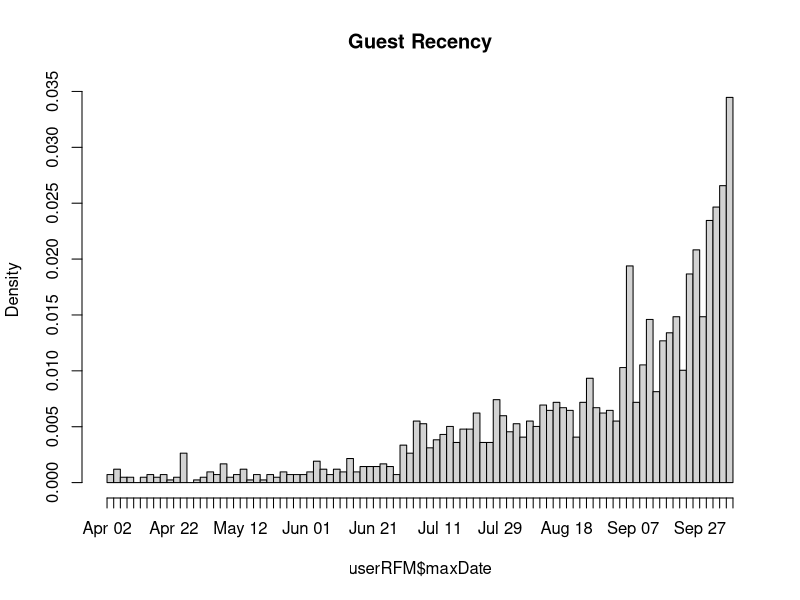
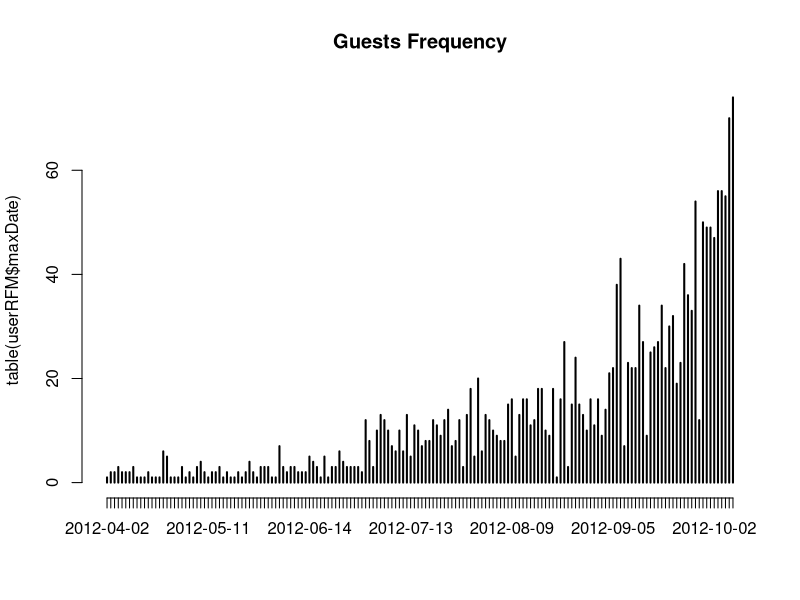
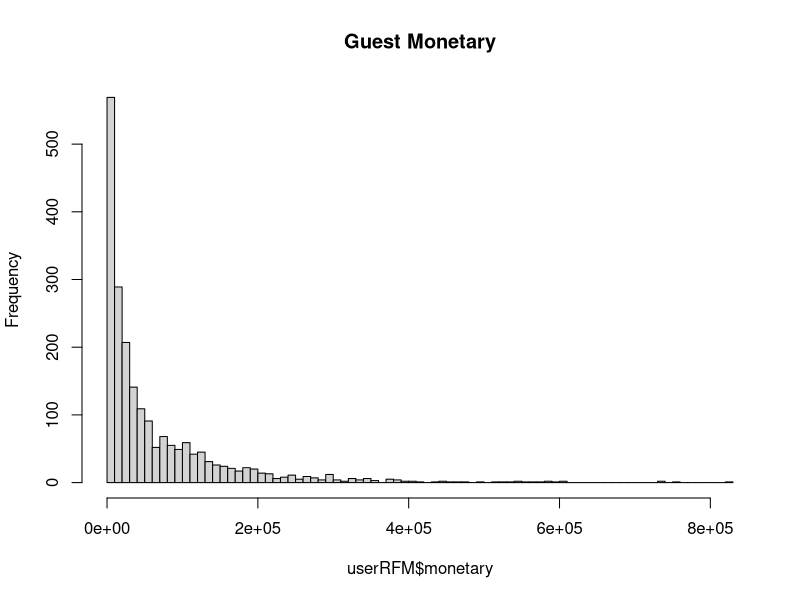
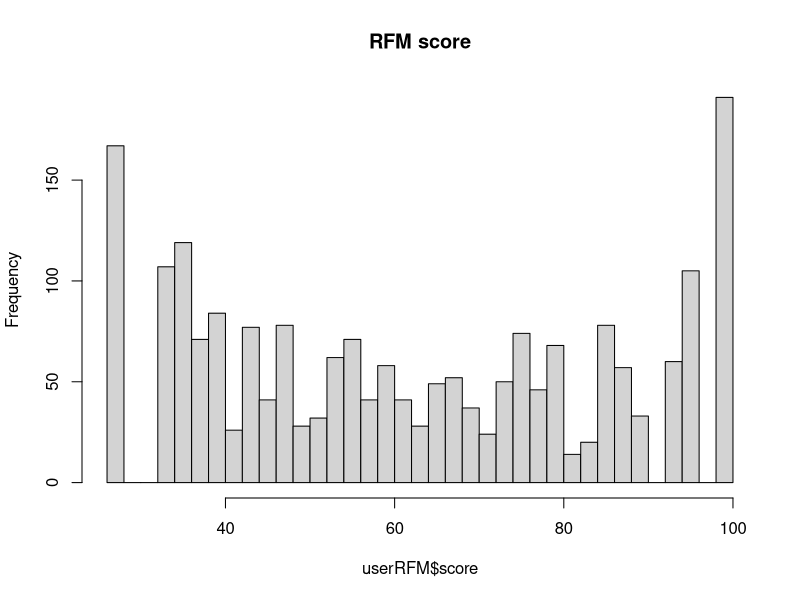
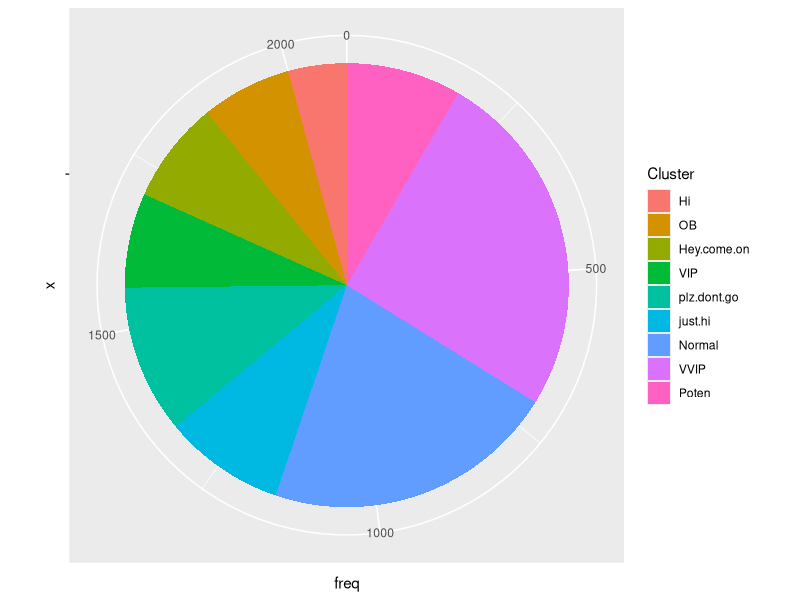
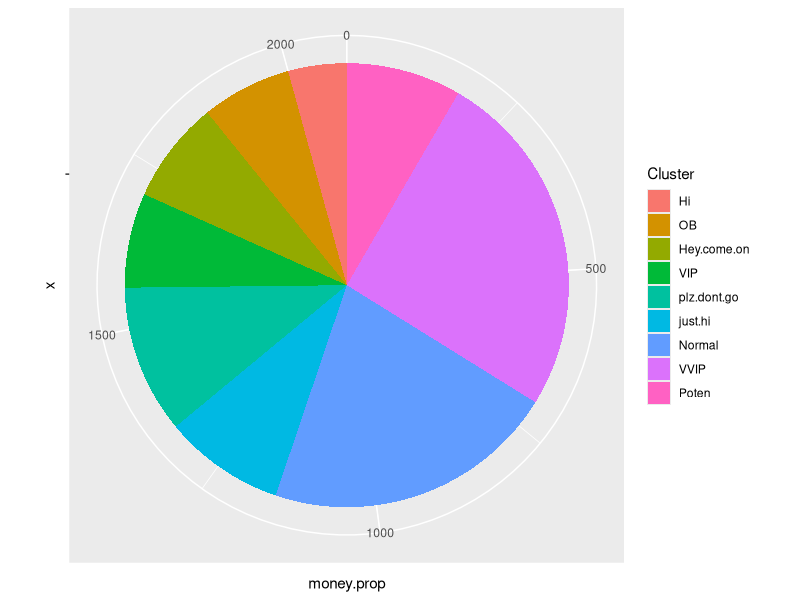

Generate these figures, in order, with R:
## ---- chunk 1
knitr::opts_chunk$set(echo = TRUE)
## ---- chunk 2
sale <- read.csv('transaction.csv', stringsAsFactors = F)
str(sale)
## ---- chunk 3
library(plyr)
library(dplyr)
sale %>% mutate(ymd_time  = paste(ymd, time)) -> sale
sale$ymd_time <- as.POSIXct(sale$ymd_time)
head(sale[, c(7, 2, 3, 4, 5, 6)])
## ---- chunk 4
sale %>% mutate(ymd_time_custid = paste(ymd, time, custid)) %>% 
  distinct(ymd_time_custid) -> df_F ## distinct 함수를 이용 중복 제거

df_F %>% mutate(ymd = substr(ymd_time_custid, 1, 10), 
                time = substr(ymd_time_custid, 12, 16), 
                custid = substr(ymd_time_custid, 18, 22)) -> df_F

NROW(df_F) ## 총 2089명의 고객별
head(df_F)
## ---- chunk 5
df_F %>% group_by(custid) %>% summarise(frequency = n()) -> userF
str(userF)
## ---- chunk 6
max(sale$ymd_time)
min(sale$ymd_time)

sale %>% group_by(custid) %>% 
  summarise(minRecency = min(ymd_time),
            recency = max(ymd_time),
            monetary = sum(amt), 
            period = as.numeric(max(ymd_time) - min(ymd_time))) -> userRFM

## period는 일수로 계산되어짐.

head(userRFM)
nrow(userRFM) ## 2089명의 고객
## ---- chunk 7
userRFM <- left_join(userRFM, userF)

head(userRFM)
## ---- chunk 8

## 고객별 최초 방문 일자
userRFM$minDate <- as.Date(userRFM$minRecency, origin="1970-01-01")

## 고객별 최근 방문 일자
userRFM$maxDate <- as.Date(userRFM$recency, origin="1970-01-01")

head(userRFM)
## ---- chunk 9
hist(userRFM$maxDate, breaks=100, main = 'Guest Recency') 
## ---- chunk 10
plot(table(userRFM$maxDate), main="Guests Frequency")
## 전체 고객중 최근 방분한 고객들이 많은 비중을 차지
## ---- chunk 11
head(table(userRFM$maxDate))
## ---- chunk 12
range(userRFM$monetary) 
## 지출 금액의 범위는 40~827854 까지 많은 차이가 있음

hist(userRFM$monetary, breaks=100, main = 'Guest Monetary') 
## 대부분은 소규모 구매, 몇몇 많은 금액을 지출하는 고객들이 있음
## ---- chunk 13
sumTotal <- sum(userRFM$monetary)
sumTotal
## ---- chunk 14
as.numeric(head(userRFM$recency))

## 1970-01-01 00:00:00을 기준으로 몇 초가 지났는지를 표시
## ---- chunk 15
quantile(as.numeric(userRFM$recency), c(0.2, 0.4, 0.6, 0.8))
## ---- chunk 16
top20_recency_monetary <- userRFM$monetary[userRFM$recency > quantile(userRFM$recency, 0.8)]
sum.top20_recency_monetary <- sum(as.numeric(top20_recency_monetary))
sumR <- sum.top20_recency_monetary
sumR
## ---- chunk 17
sumR / sumTotal 
## ---- chunk 18
head(userRFM$frequency)
quantile(as.numeric(userRFM$frequency), c(0.2, 0.4, 0.6, 0.8))
sumF <- sum(userRFM$monetary[userRFM$frequency > quantile(userRFM$frequency, 0.8)])
sumF / sumTotal
## ---- chunk 19
sumM <- sum(userRFM$monetary[userRFM$monetary > quantile(userRFM$monetary, 0.8)])
sumM / sumTotal
## ---- chunk 20
weightR<- sumR / (sumR + sumF + sumM) ## 0.256983
weightF <- sumF / (sumR + sumF + sumM) ## 0.3554946
weightM <- sumM / (sumR + sumF + sumM) ## 0.3875224
weightR + weightF + weightM ## 1 확인
## ---- chunk 21
## recency quantile
quantR <- quantile(as.numeric(userRFM$recency), c(0, 0.2, 0.4, 0.6, 0.8, 1), origin = '1970-01-01 00:00:00')

## frequency guantile
quantF <- quantile(userRFM$frequency, c(0, 0.2, 0.4, 0.6, 0.8, 1))

## monetary quantitle
quantM <- quantile(userRFM$monetary, c(0, 0.2, 0.4, 0.6, 0.8, 1))
## ---- chunk 22
quantR
num_recency <- as.numeric(userRFM$recency)
userRFM_1 <- cbind(userRFM, recency_num = num_recency)
userRFM_1 %>% 
  mutate(R = ifelse(recency_num >= quantR[1] & recency_num < quantR[2], 1,
                    ifelse(recency_num >= quantR[2] & recency_num < quantR[3], 2,
                           ifelse(recency_num >= quantR[3] & recency_num < quantR[4], 3,
                                  ifelse(recency_num >= quantR[4] & recency_num < quantR[5], 4, 5))))) -> added_R
head(added_R)
## ---- chunk 23
quantF

userRFM %>% 
  mutate(F = ifelse(frequency >=  quantF[1] & frequency < quantF[2], 1, 
                    ifelse(frequency >= quantF[2] & frequency < quantF[3], 2, 
                           ifelse(frequency >= quantF[3] & frequency < quantF[4], 3,
                                  ifelse(frequency >= quantF[4] & frequency < quantF[5], 4, 5))))) -> added_F
head(added_F)
## ---- chunk 24
quantM[1]
quantM

userRFM %>% 
  mutate(M = ifelse(monetary >=  quantM[1] & monetary < quantM[2], 1, 
                    ifelse(monetary >= quantM[2] & monetary < quantM[3], 2, 
                           ifelse(monetary >= quantM[3] & monetary < quantM[4], 3,
                                  ifelse(monetary >= quantM[4] & monetary < quantM[5], 4, 5))))) -> added_M
head(added_M)
## ---- chunk 25
userRFM <- cbind(userRFM, R = added_R$R, F = added_F$F, M = added_M$M)
head(userRFM)
## ---- chunk 26
userRFM$score <- (weightR * userRFM$R + weightF * userRFM$F + weightM * userRFM$M)*100/5
head(userRFM)
## ---- chunk 27
hist(userRFM$score, breaks = 50, main = 'RFM score')
## ---- chunk 28
k_9_means_RFM <- kmeans(userRFM[, c('R', 'F', 'M')], 9)
k_9_means_RFM
## ---- chunk 29
userRFM$cluster <- k_9_means_RFM$cluster
## ---- chunk 30
table(userRFM$cluster)
## ---- chunk 31
df_1 <- as.data.frame(table(userRFM$cluster)) 
names(df_1) <- c('cluster', 'freq')
head(df_1)
str(df_1)
## ---- chunk 32
library(ggplot2)
bp <- ggplot(df_1, aes(x = '', y = freq, fill = cluster)) + geom_bar(width = 1, stat = 'identity')
pie <- bp + coord_polar('y', start = 0)
pie + scale_fill_discrete(name="Cluster", labels=c("Hi", "OB", "Hey.come.on", "VIP", "plz.dont.go", "just.hi", "Normal", "VVIP", "Poten"))
## ---- chunk 33
userRFM %>% group_by(cluster) %>% summarise(sum.money.cluster = sum(monetary)) -> sum.money.by.cluster.df
sum.money.by.cluster.df$cust.count <- df_1$freq
sum.money.by.cluster.df
## ---- chunk 34
as.data.frame(prop.table(sum.money.by.cluster.df$sum.money.cluster)) -> prop.sum.money
cbind(sum.money.by.cluster.df  , prop.sum.money) -> df_4
df_name <- data.frame(cluster.name = c("Hi", "OB", "Hey.come.on", "VIP", "plz.dont.go", "just.hi", "Normal", "VVIP", "Poten"))
df_5 <- cbind(df_4, df_name)
df_5[, c(1, 5, 3, 2, 4)]
names(df_4) <- c('cluster', 'sum.money', 'money.prop')
df_4$cluster <- as.factor(df_4$cluster)
bp_1 <- ggplot(df_4, aes(x = '', y = money.prop, fill = cluster)) + geom_bar(width = 1, stat = 'identity')
pie <- bp_1 + coord_polar('y', start = 0)
pie + scale_fill_discrete(name="Cluster", labels=c("Hi", "OB", "Hey.come.on", "VIP", "plz.dont.go", "just.hi", "Normal", "VVIP", "Poten"))
